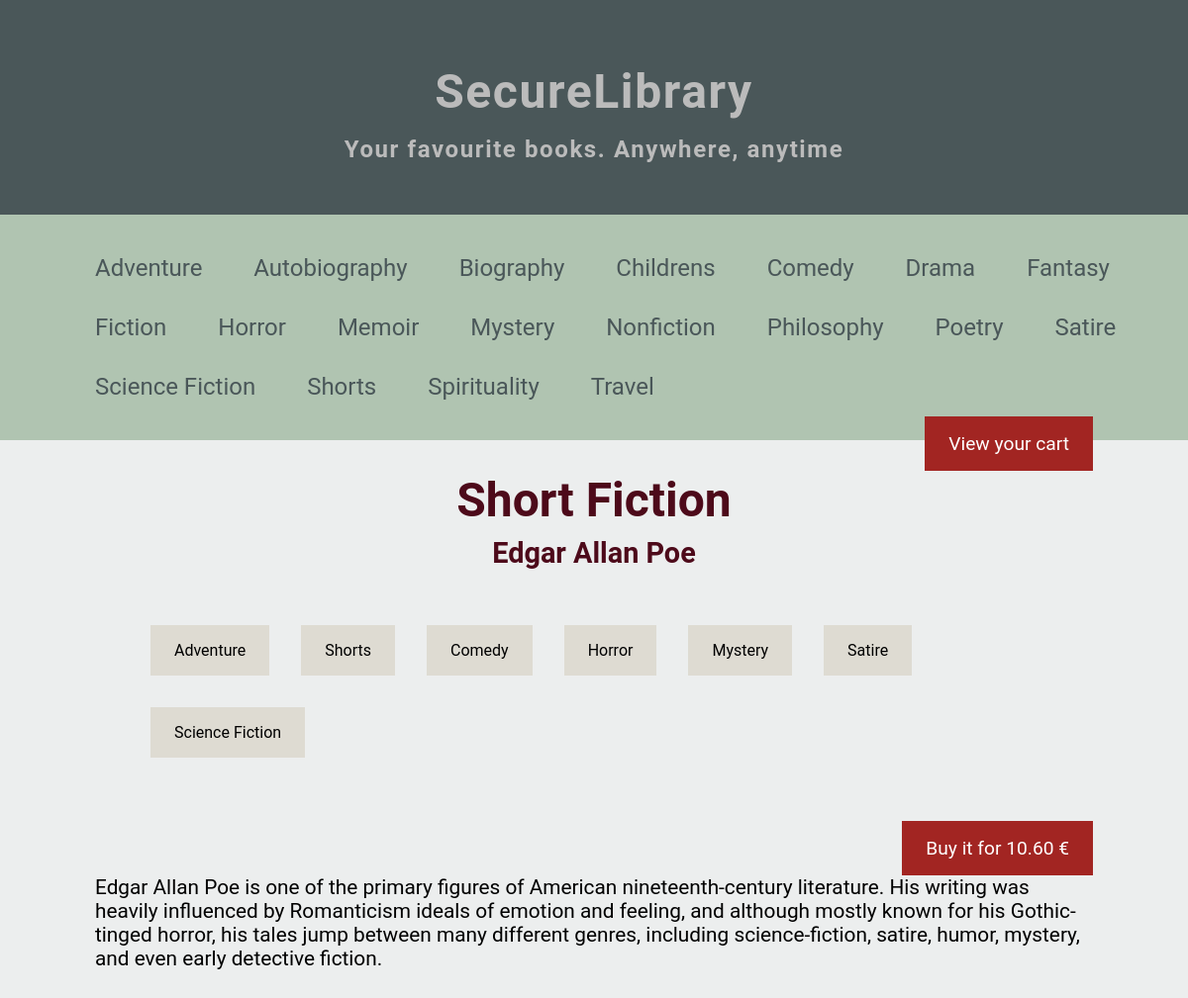
The app's page /book.php?id=8 with its own data.
### tables this page shows
CREATE TABLE `genres` (
  `id` int PRIMARY KEY AUTO_INCREMENT,
  `name` varchar(255)
);

CREATE TABLE `ebooks` (
  `id` int PRIMARY KEY AUTO_INCREMENT,
  `title` varchar(255),
  `author` varchar(255),
  `description` text,
  `price` float,
  `path` varchar(255)
);

### public_html/includes/functions.php (called while the page is built, shortened)
<?php
require_once "db_connect.php";
function get_all_genres(){
    global $mysqli;
    return $mysqli->query("SELECT * FROM genres ORDER BY name ASC");
}
function get_book($id)
{
    global $mysqli;
    $book_query = $mysqli->prepare(
        "SELECT *
                FROM ebooks B
                WHERE B.id = ? "
    );
    $book_query->bind_param("i", $id);
    $book_query->execute();
    $book_result = $book_query->get_result();
    return $book_result ? $book_result->fetch_array() : false;
}
function get_book_genres($book_id)
{
    global $mysqli;
    $genre_query = $mysqli->prepare(
        "SELECT G.id, G.name
                FROM ebook_genre EG INNER JOIN genres G
                ON EG.genre_id = G.id
                WHERE EG.ebook_id = ?"
    );
    $genre_query->bind_param("i", $book_id);
    $genre_query->execute();
    return $genre_query->get_result();
}

### public_html/book.php (the view, shortened to what this page needs)
<?php
require_once "includes/functions.php";
if (isset($_GET['id'])) {
    $book_id = $_GET['id'];
    $book = get_book($book_id);
    $genre_result = get_book_genres($book_id);
} else {
    $error_code=400;
    $error_msg="No book ID provided";
    include "includes/error.php";
}
?>
<!DOCTYPE html>
<html>
<head>
    <?php include "includes/include.php" ?>
</head>
<body>
    <?php include "includes/header.php" ?>
    <main class="book-page">
        <h1 class="book-title"><?php echo $book['title'] ?></h1>
        <h2 class="book-author"><span class="book-author-name">
                <?php echo $book['author'] ?>
            </span>
        </h2>
        <ul class="book-genres">
            <?php while($genre = $genre_result->fetch_array()){ ?>
            <li>
                <a href="<?php echo 'search.php?genre='.$genre['id']; ?>">
                    <div class="book-genre">
                        <?php echo $genre['name']; ?>
                    </div>
                </a>
            </li>
            <?php
            }
            ?>
        </ul>
        <a href="cart.php?add=<?php echo $book['id']; ?>">
            <div class="book-buy">
                Buy it for <?php echo number_format($book['price'], 2) ?> &#8364;
            </div>
        </a>
        <div class="description">
            <?php echo $book['description'] ?>
        </div>
    </main>
</body>
</html>

### public_html/includes/navbar.php
<nav>
    <ul>
        <?php
        $genres = get_all_genres();
        if ($genres) {
            while ($row = $genres->fetch_array()) {
        ?>
                <li class='menu-entry'>
                    <a href="<?php echo "search.php?genre=" . $row['id'] ?>">
                        <?php echo $row['name'] ?>
                    </a>
                </li>
        <?php
            }
        }
        ?>
    </ul>
    <div class="menu-cart">
        <a href="cart.php">
            View your cart
        </a>
    </div>
</nav>

### public_html/css/custom.css (style rules this page uses)
html { font-family: 'Roboto', sans-serif; }
html, body { margin: 0; padding: 0; border: 0; outline: 0; font-size: 100%; vertical-align: baseline; background: transparent; }
body { background-color: #eceeee; }
a { text-decoration: none; color: initial; }
nav { background-color: #B0C4B1; padding: 1.5rem 2rem; }
nav ul { margin: 0; }
nav li { display: inline-block; margin-top: 1rem; margin-bottom: 1rem; font-size: 1.5rem; }
nav a { padding: 1rem 1.5rem; color: #4A5759; }
main { padding: 0 6rem; padding-bottom: 8rem; }
.book-page h1, .book-page h2 { text-align: center; }
.book-title { font-size: 3rem; }
.book-title, .book-author { color: #4d0a1a; margin-bottom: 0.5rem; }
.book-author { font-size: 1.8rem; margin-top: 0.5rem; }
.book-genres { margin-top: 2rem; display: flex; flex-wrap: wrap; float: left; }
.book-genres li { display: inline-block; margin: 1rem; }
.book-genre { padding: 1rem 1.5rem; background-color: #DEDBD2; }
.book-buy { margin-top: 2rem; padding: 1rem 1.5rem; font-size: 1.2rem; background-color: #A22522; color: white; float: right; }
.description { clear: both; margin-top: 1.5rem; font-size: 1.3rem; }
.menu-cart a, .cart-buy-button a { background-color: #A22522; float: right; padding: 1rem 1.5rem; margin-right: 4rem; color: white; font-size: 1.2rem; }
main { clear: both; }

### records on screen
genres: name "Adventure"
genres: name "Autobiography"
genres: name "Biography"
genres: name "Childrens"
genres: name "Comedy"
genres: name "Drama"
genres: name "Fantasy"
genres: name "Fiction"
genres: name "Horror"
genres: name "Memoir"
genres: name "Mystery"
genres: name "Nonfiction"
genres: name "Philosophy"
genres: name "Poetry"
genres: name "Satire"
genres: name "Science Fiction"
genres: name "Shorts"
genres: name "Spirituality"
genres: name "Travel"
ebooks: title "Short Fiction", author "Edgar Allan Poe", price "10.60", description "Edgar Allan Poe is one of the primary figures of American nineteenth-century literature. His writing was heavily influenced by Romanticism ideals of emotion and feeling, and although mostly known for his Gothic-tinged horror, his tales jump between many different genres, including science-fiction, satire, humor, mystery, and even early detective fiction."
